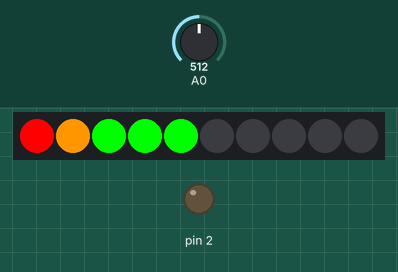
Recording of a sketch running on a simulated Arduino Uno, built with avr-gcc and run on an emulated ATmega328P. Parts: 10 RGB LEDs in strip order, left to right, output pins drawn as LEDs (lit = HIGH). The inputs (shaded band) are chosen by the test bench; at power-on: A0 = 512.

Above: at 1.2 s.
1.3 s: A0 set to 786
At 2.1 s:
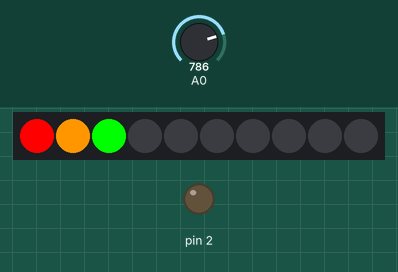
2.8 s: A0 set to 808
At 4.0 s:
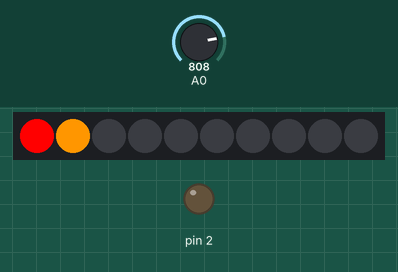
4.3 s: A0 set to 891
5.8 s: A0 set to 908
At 7.0 s:
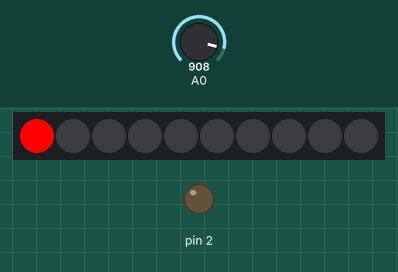
7.3 s: A0 set to 90
At 8.1 s:
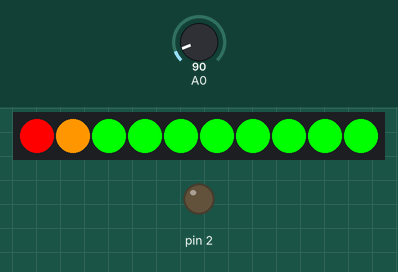
8.8 s: A0 set to 108
At 10.2 s:
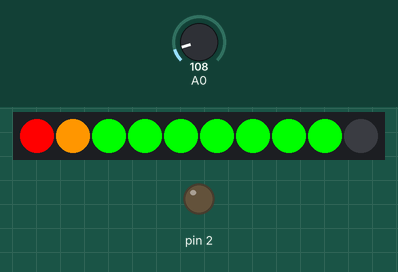
Timing chart, 0 to 11.3 s (numbered marks = the images above; inputs shaded):
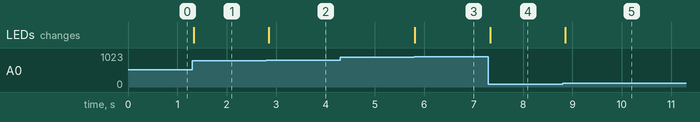

Measured:
- the behaviour switches between 799 and 800 on A0 (found by bisection; images 1 and 2)
- the behaviour switches between 899 and 900 on A0 (found by bisection; images 2 and 3)
- the behaviour switches between 99 and 100 on A0 (found by bisection; images 4 and 5)
- after the input at 1.3 s, the LEDs: change at once (image 1)
- after the input at 2.8 s, the LEDs: change after 0.05 s (image 2)
- after the input at 4.3 s, every drawn part: stays the same
- after the input at 5.8 s, the LEDs: change at once (image 3)
- after the input at 7.3 s, the LEDs: change at once (image 4)
- after the input at 8.8 s, the LEDs: change after 0.06 s (image 5)

The sketch:

automatic_watering.ino
```cpp
#include <Grove_LED_Bar.h>

Grove_LED_Bar bar(9, 8, 0);  // Clock pin, Data pin, Orientation

void setup() {

pinMode(A0,INPUT);
pinMode(2,OUTPUT);
bar.begin();
//Serial.begin(9600);
}

void loop() {

int slow_timer_count = 0;
int fast_timer_count = 0;

long slow_timer_threshold = 100000;
long fast_timer_threshold = 10000;

int ledbar_output;

while(1) {
int moisture_level = analogRead(A0);

//Serial.println(moisture_level);
//Serial.println(ledbar_output);

if (slow_timer_count == slow_timer_threshold){
  slow_timer_count = 0;
}
else {
  slow_timer_count++;
}

if (moisture_level>=0 && moisture_level<100) // Maximum Moisture
{
    ledbar_output=0x3ff;
    bar.setBits(ledbar_output);
}
else if (moisture_level>=100 && moisture_level<200)
{
    ledbar_output=0x1ff;
    bar.setBits(ledbar_output);
}
else if (moisture_level>=200 && moisture_level<300)
{
    ledbar_output=0x0ff;
    bar.setBits(ledbar_output);
}
else if (moisture_level>=300 && moisture_level<400)
{
    ledbar_output=0x07f;
    bar.setBits(ledbar_output);
}
else if (moisture_level>=400 && moisture_level<500)
{
    ledbar_output=0x03f;
    bar.setBits(ledbar_output);
}
else if (moisture_level>=500 && moisture_level<600)
{
    ledbar_output=0x01f;
    bar.setBits(ledbar_output);
}
else if (moisture_level>=600 && moisture_level<700)
{
    ledbar_output=0x00f;
    bar.setBits(ledbar_output);
}
else if (moisture_level>=700 && moisture_level<800)
{
    ledbar_output=0x007;
    bar.setBits(ledbar_output);
    if (slow_timer_count == slow_timer_threshold)
    {
    buzzer_slow();
    }
}
else if (moisture_level>=800 && moisture_level<900)
{
    ledbar_output=0x003;
    bar.setBits(ledbar_output);
    if (fast_timer_count == fast_timer_threshold)
    {
    buzzer_fast();
    }
}
else if (moisture_level>=900 && moisture_level<=1023)
{
    ledbar_output=0x001;
    bar.setBits(ledbar_output);
    if (fast_timer_count == fast_timer_threshold)
    {
    buzzer_fast();
    }
}

//Serial.println(ledbar_output);
delay(100);
}
} // End of Loop

void buzzer_slow() {
  int buzz_count;

for(buzz_count=0;buzz_count<3;buzz_count++) {
  digitalWrite(2,HIGH);
  delay(1000);
  digitalWrite(2,LOW);
  delay(1000);
  }
}

void buzzer_fast() {
int buzz_count;

for(buzz_count=0;buzz_count<8;buzz_count++) {
  digitalWrite(2,HIGH);
  delay(100);
  digitalWrite(2,LOW);
  delay(100);
  }
}
```
